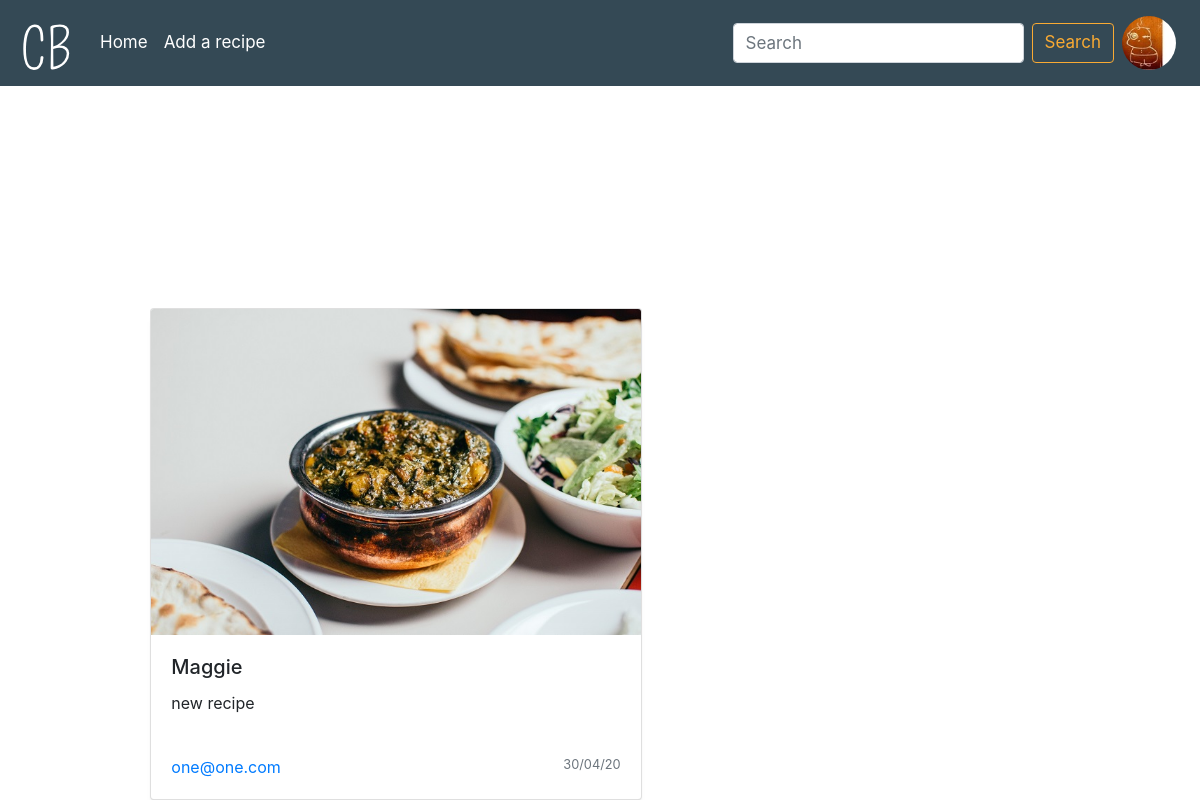
Page /blogs/one@one.com-Maggie-2 (signed in) on the committed database.
### my_project/sign_up/models.py (models this page shows, shortened)
class UserInfo(db.Model):
    __tablename__ = 'usersinfo'
    user_id = db.Column(db.Integer, primary_key=True)
    first_name = db.Column(db.String(80), nullable=False)
    last_name = db.Column(db.String(80), nullable=False)
    email = db.Column(db.Integer, db.ForeignKey('users.email'),
        nullable=False)
    profile_image = db.Column(db.String(80), nullable=False, default='default.png')
    user = db.relationship('User',backref=db.backref('usersinfo', lazy=True, cascade="all,delete"))

### my_project/blogs/models.py (models this page shows, shortened)
class Blog(db.Model):
    __tablename__ = 'blogs'
    id = db.Column(db.Integer, primary_key=True)
    blog_id = db.Column(db.Text)
    dish_name = db.Column(db.String(60), nullable=False)
    dish_receipe = db.Column(db.Text)
    date = db.Column(db.DateTime, nullable=False, default=datetime.utcnow)
    recipe_img = db.Column(db.String(80), nullable=True)
    email = db.Column(db.String(80), db.ForeignKey('users.email'), nullable=False)
    user = db.relationship('User', backref=db.backref('blogs', lazy=True, cascade="all,delete"))

### my_project/blogs/view.py (the view)
@blog_bp.route("/<blog_id>")
@login_required
def view_blog(blog_id):
    from my_project.current_username import user_name
    blog = Blog.query.filter_by(blog_id=blog_id).first()
    return render_template('blogs/blog.html', blog=blog, profile_image=user_name())

### my_project/current_username.py (called while the page is built)
def user_name():
    userinfo = UserInfo.query.filter_by(email=current_user.email).first()
    return userinfo.profile_image

### my_project/sign_up/models.py (called while the page is built)
@login_manager.user_loader
def load_user(user_id):
    return User.query.get(user_id)

### my_project/blogs/templates/blogs/blog.html
{% extends "base.html" %} {% block content %}
<div class="container-center">
    <div class="card" id="view_blog_card">
        {% if blog.recipe_img == None %}
        <picture>
            <source media="(min-width: 700px)" srcset="{{url_for('static', filename='images/blogs700/default.jpg')}}">
            <source media="(min-width: 360px)" srcset="{{url_for('static', filename='images/blogs350/default.jpg')}}">
            <img src="{{url_for('static', filename='images/default.jpg')}}" class=" img-fluid card-img-top">
        </picture>
        {% else %}
        <picture>
            <source media="(min-width: 700px)" srcset="{{url_for('static', filename='images/blogs700/'+blog.recipe_img)}}">
            <source media="(min-width: 360px)" srcset="{{url_for('static', filename='images/blogs350/'+blog.recipe_img)}}">
            <img src="{{url_for('static', filename='images/'+blog.recipe_img)}}" class="img-fluid card-img-top">
        </picture>
        {% endif %}
        <div class="card-body">
            <h5 class="card-title">{{blog.dish_name}}</h5>
            <p class="card-text">{{blog.dish_receipe}}</p>
        </div>
        <div class="card-body">
            <div class="row">
                <div class="col-6">
                    <a href="#" class="card-link">{{blog.email}}</a>
                </div>
                <div class="col-6">
                    <p class="card-text card-link text-right"><small class="text-muted">{{blog.date.strftime("%d/%m/%y")}}</small></p>
                </div>
            </div>
        </div>
    </div>
</div>
{% endblock %}

### my_project/templates/base.html (shortened to what this page needs)
<html lang="en">
<head>
    <link rel="stylesheet" href="https://stackpath.bootstrapcdn.com/bootstrap/4.4.1/css/bootstrap.min.css">
    <link rel="stylesheet" href="{{ url_for('static', filename='css/main.css') }}">
</head>
<body>
    <div class="container">
        <nav class="navbar fixed-top navbar-expand-lg navbar-dark">
            <a class="navbar-brand" href="{{url_for('blog_bp.view_blogs')}}"><img src="/static/logos/ChefBook_Nav_Logo.svg" width="30" height="30" class="d-inline-block align-top" alt="ChefBook"></a>
            <div class="collapse navbar-collapse" id="collapse_target">
                <ul class="navbar-nav mr-auto">
                    <li class="nav-item">
                        <a class="nav-link" href="{{url_for('blog_bp.view_blogs')}}">Home</a>
                    </li>
                    {% if current_user.is_authenticated %}
                    <li class="nav-item">
                        <a class="nav-link" href="{{url_for('blog_bp.create_blog')}}">Add a recipe</a>
                    </li>
                    {% endif %}
                </ul>
                <form class="form-inline my-2 my-lg-0">
                    <input class="form-control mr-sm-2" type="search" placeholder="Search" aria-label="Search" id="search-input">
                    <button class="btn btn-outline-success my-2 my-sm-0" id="search-btn" type="submit">Search</button>
                </form>
                <ul class="navbar-nav">
                    <li class="nav-item dropdown">
                        <img class="nav-link dropdown-toggle profile_image" href="#" src="{{url_for('static', filename='profile_pics_70by70/'+profile_image)}}" data-target="dropdown_target" role="button" data-toggle="dropdown" aria-haspopup="true" aria-expanded="false">
                    </li>
                </ul>
            </div>
        </nav>
        {% block content %}{% endblock %}
    </div>
</body>
</html>

### my_project/static/css/main.css (style rules this page uses)
:root { --primary-color: #344955; --primmary-dark-color: #232F34; --primary-light-color: #4A6572; --secondary-color: #F9AA33; --small-screen-font-size: 16px; --med-screen-font-size: 17px; --big-screen-font-size: 20px; --heading-font-size: 24px; }
html, body { width: 100%; }
.container { width: 100%; height: 100%; display: flex; align-self: center; }
nav { background-color: var(--primary-color); }
nav>div#collapse_target>ul>li>a { color: white; }
#search-btn { border-color: var(--secondary-color); color: var(--secondary-color); font-size: var(--small-screen-font-size); }
img.profile_image { width: 70px; height: 70px; border-radius: 50%; }
.card { margin-top: 10%; box-shadow: 0 8px 6px -6px black; }
.card:first-child { margin-top: 20%; }
@media screen and (min-width:700px) { #view_blog_card { flex-basis: 70%; } }
@media screen and (min-width:900px) { nav>a>img { width: 60px; height: 60px; } }
@media screen and (min-width:900px) { #search-btn { font-size: var(--med-screen-font-size); } }
@media screen and (min-width:900px) { #search-input { font-size: var(--med-screen-font-size); color: var(--secondary-color); } }
@media screen and (min-width:900px) { nav>div#collapse_target>ul>li>a { font-size: var(--med-screen-font-size); } }
@media screen and (min-width:900px) { .container-center { display: flex; flex-wrap: wrap; justify-content: space-around; } }
@media screen and (min-width:900px) { .card { align-self: flex-end; flex-basis: 40%; } }

### rows in the picture
UserInfo: profile_image (picture)
Blog: recipe_img (picture), dish_name "Maggie", dish_receipe "new recipe", email "one@one.com", date "30/04/20"
